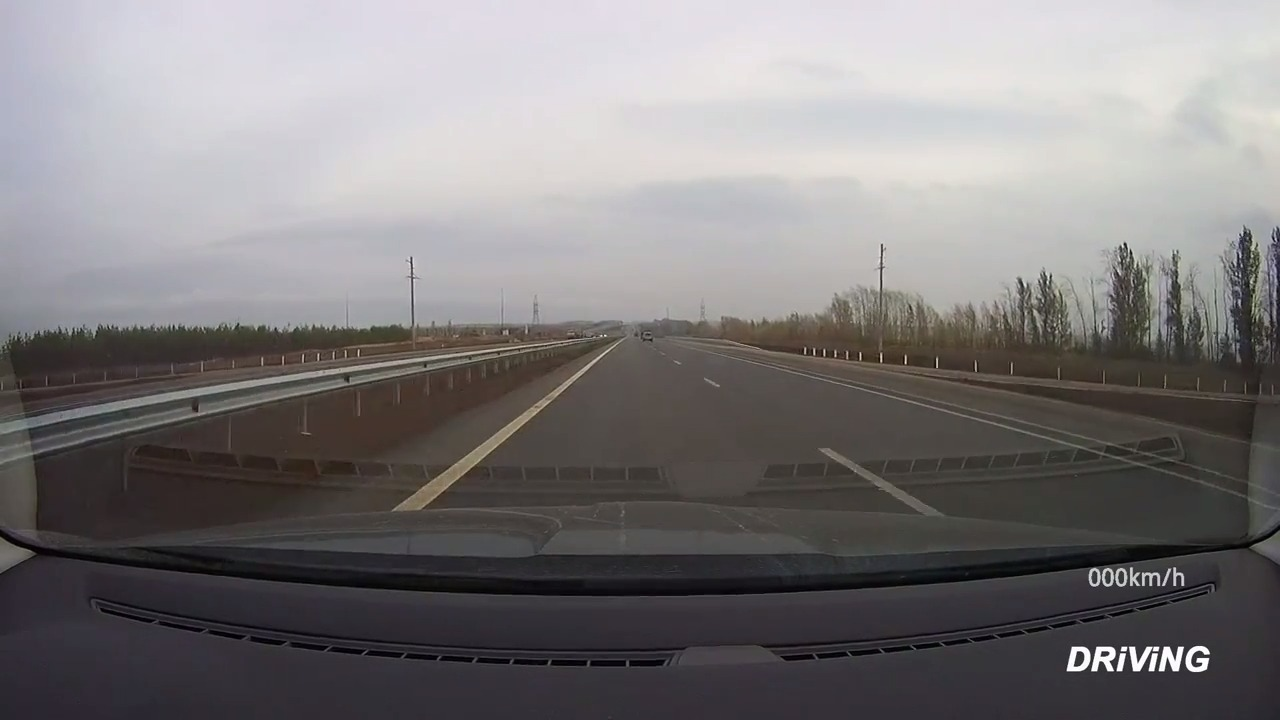
#> input picture Test_pic.jpeg, 1280 x 720 px, given in place of test2.mp4, which was not available
$ python self_driving.py
#> lines starting #> are read from the running program, lines starting #| are printed output that depends on the picture; after the words box and inside, x2 and y2 are one past the last pixel; in counts of white or black regions, pixels touching at a corner belong together; pictures that were not available may be replaced by others from this repository, and a replacement may not be noted
import cv2
import numpy as np
import matplotlib.pyplot as plt

birds_view = False

def canny(image):
    gray = cv2.cvtColor(image, cv2.COLOR_RGB2GRAY)
    blur = cv2.GaussianBlur(gray, (5, 5), 0)
    canny = cv2.Canny(blur, 100, 200)
    return canny

def region_of_interest(image):
    height = image.shape[0]
    polygons = np.array([
        [(100, height),(1000, height), (640, 500)]
    ])
    mask = np.zeros_like(image)
    cv2.fillPoly(mask, polygons, 255)
    masked_image = cv2.bitwise_and(canny_image, mask)
    return masked_image

def display_lines(image, lines):
    line_image = np.zeros_like(image)
    if lines is not None:
        for line in lines:
            x1, y1, x2, y2 = line.reshape(4)
            cv2.line(line_image, (x1, y1), (x2, y2), (255, 0, 0), 10)
    return line_image


if (1):
    cap = cv2.VideoCapture("test2.mp4")

    nr_of_iterations = 1
    iteration = 0
    if(birds_view):
        IMAGE_H = 223
        IMAGE_W = 1280
        src = np.float32([[0, IMAGE_H], [1207, IMAGE_H], [0, 0], [IMAGE_W, 0]])
        dst = np.float32([[569, IMAGE_H], [711, IMAGE_H], [0, 0], [IMAGE_W, 0]])
        M = cv2.getPerspectiveTransform(src, dst) # The transformation matrix
        Minv = cv2.getPerspectiveTransform(dst, src) # Inverse transformation


    while(cap.isOpened()):
        _, frame = cap.read()
#> frame is the input picture: shape (720, 1280, 3); mean B, G, R 122.5, 121.6, 124.7
        if(birds_view):
            frame = frame[550:(550+IMAGE_H), 0:IMAGE_W] # Apply np slicing for ROI crop
            canny_image = canny(frame)
            warped_image = cv2.warpPerspective(canny_image, M, (IMAGE_W, IMAGE_H))
            lines = cv2.HoughLinesP(warped_image, 2, np.pi/180, 100, np.array([]), minLineLength=20, maxLineGap=25)
            #lines_image = display_lines(warped_image, lines)
            lines_normal = cv2.warpPerspective(warped_image, Minv, (IMAGE_W, IMAGE_H))
            cv2.imshow('result', lines_normal)

        else:
            canny_image = canny(frame)
#> in canny, `canny = cv2.Canny(blur, 100, 200)`:
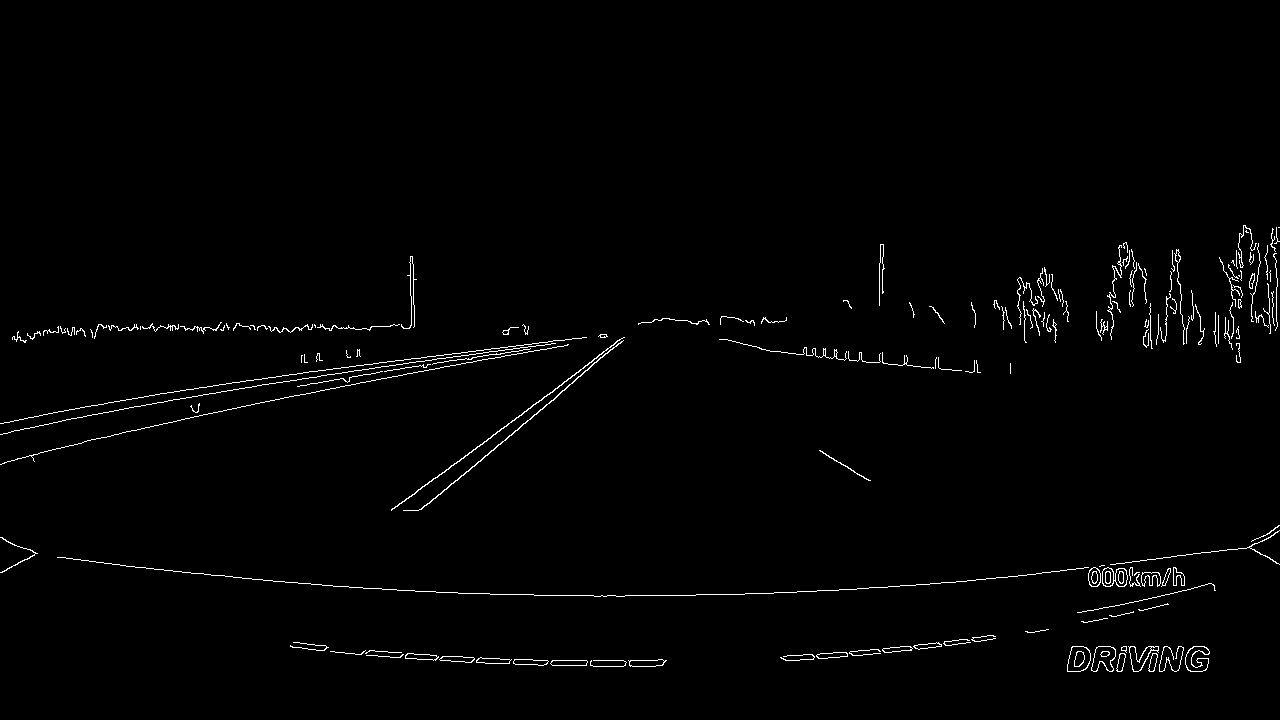
#> canny: shape (720, 1280); 1.3% white in thin lines or dots, all inside (x1, y1, x2, y2) = (0, 225, 1280, 672)
            cropped_image = region_of_interest(canny_image)
#> in region_of_interest, `cv2.fillPoly(mask, polygons, 255)`:
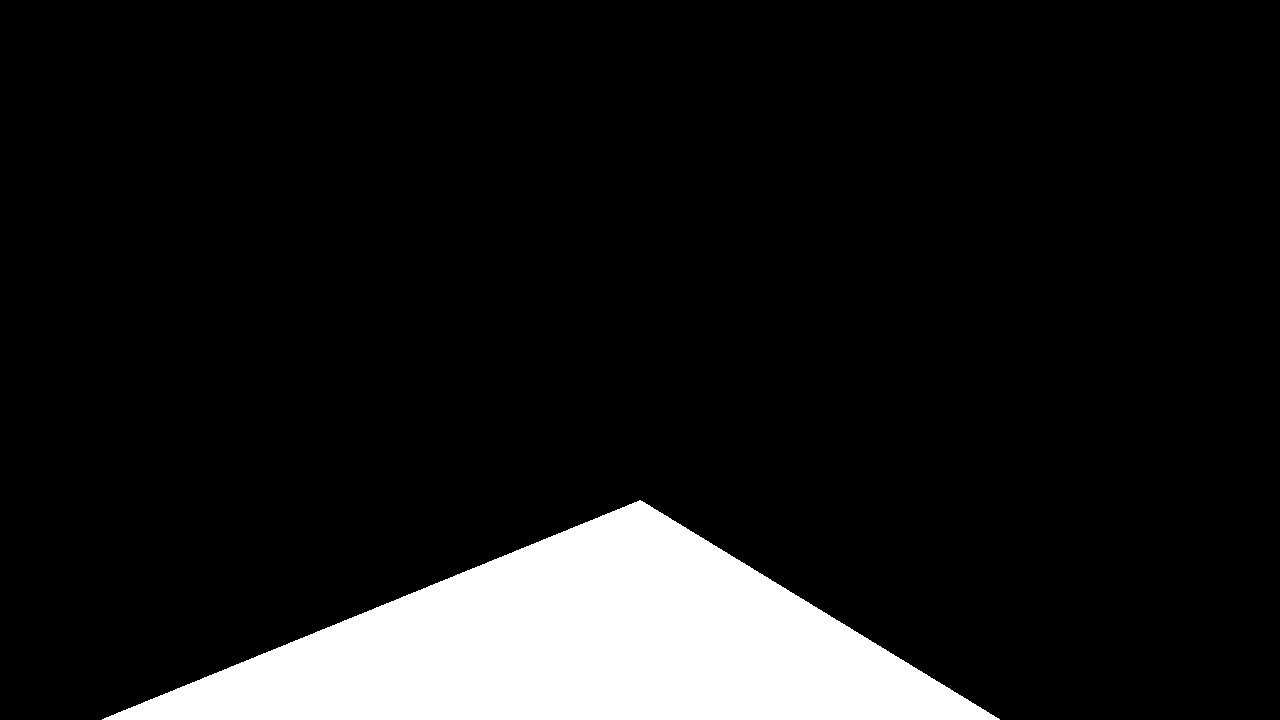
#> mask: shape (720, 1280); 10.8% white; 1 white region, box (x1, y1, x2, y2) and area: (102, 500, 1000, 720) 99119
#> in region_of_interest, `masked_image = cv2.bitwise_and(canny_image, mask)`:
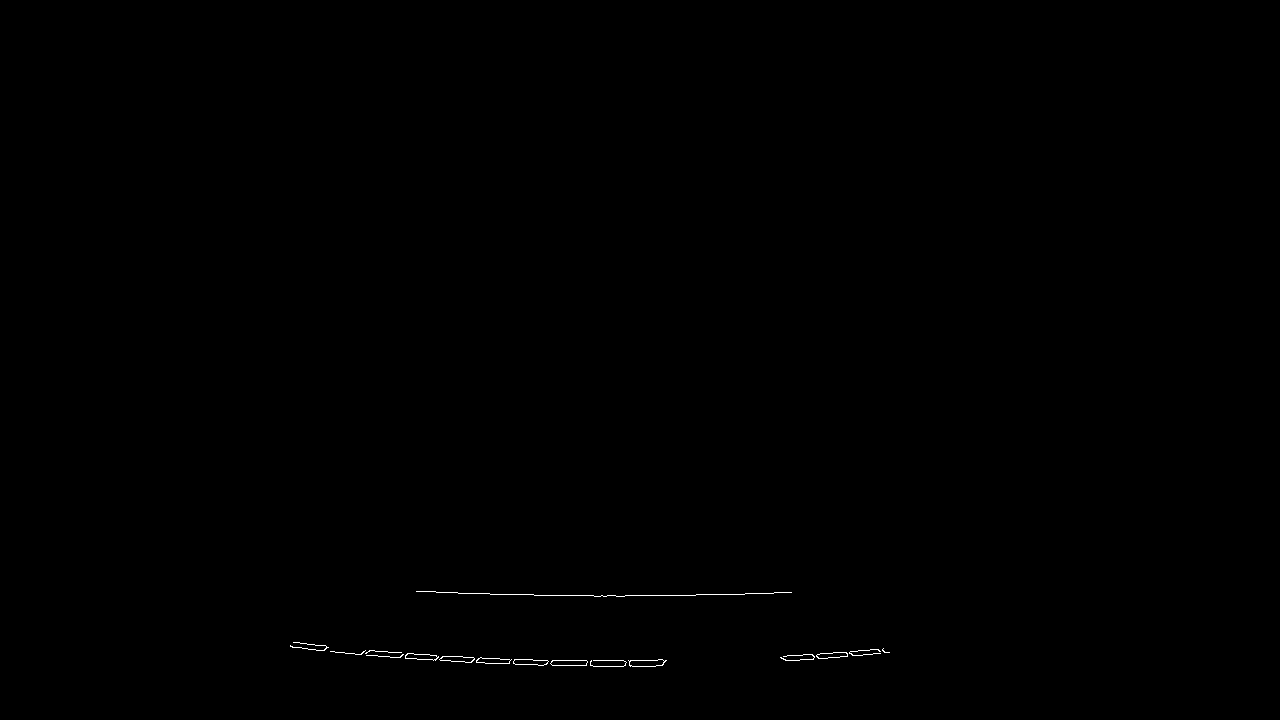
#> masked_image: shape (720, 1280); 0.15% white in thin lines or dots, all inside (x1, y1, x2, y2) = (290, 591, 890, 667)
            lines = cv2.HoughLinesP(cropped_image, 2, np.pi/180, 100, np.array([]), minLineLength=20, maxLineGap=25)
#> lines = [[451, 661, 476, 661], [594, 596, 773, 593], [510, 660, 666, 660], [366, 655, 436, 655], [416, 591, 504, 594], [365, 650, 501, 659], [417, 659, 450, 660], [465, 662, 551, 664], [546, 663, 612, 666], [459, 656, 520, 659]]
            line_image = display_lines(frame, lines)
#> the loop in display_lines, `for line in lines:` made 10 passes
            combo_image = cv2.addWeighted(frame, 0.8, line_image, 1, 1)
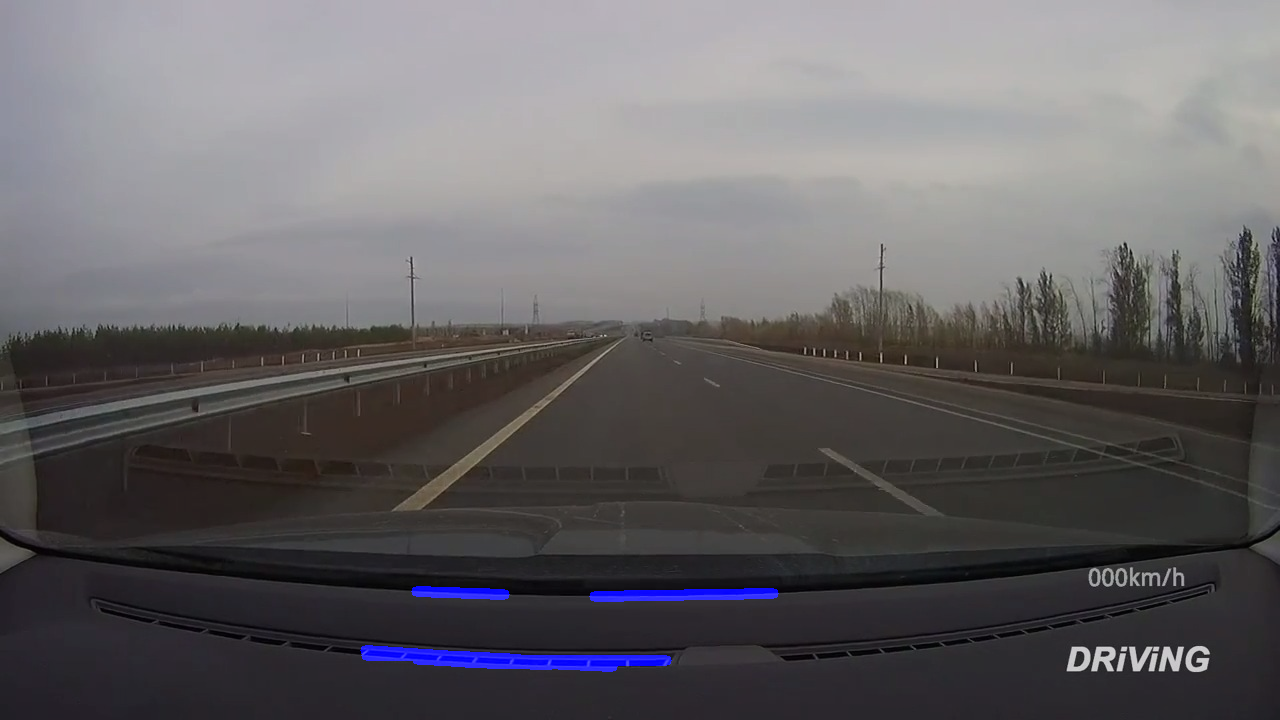
#> combo_image: shape (720, 1280, 3); mean B, G, R 100.9, 98.3, 100.8
            #plt.imshow(combo_image)
            #plt.show()
            cv2.imshow('result', combo_image)

        if cv2.waitKey(1) & 0xFF == ord('q'):
#> (key q is pressed here)
            break
        iteration+=1
    cap.release()
    cv2.destroyAllWindows()
